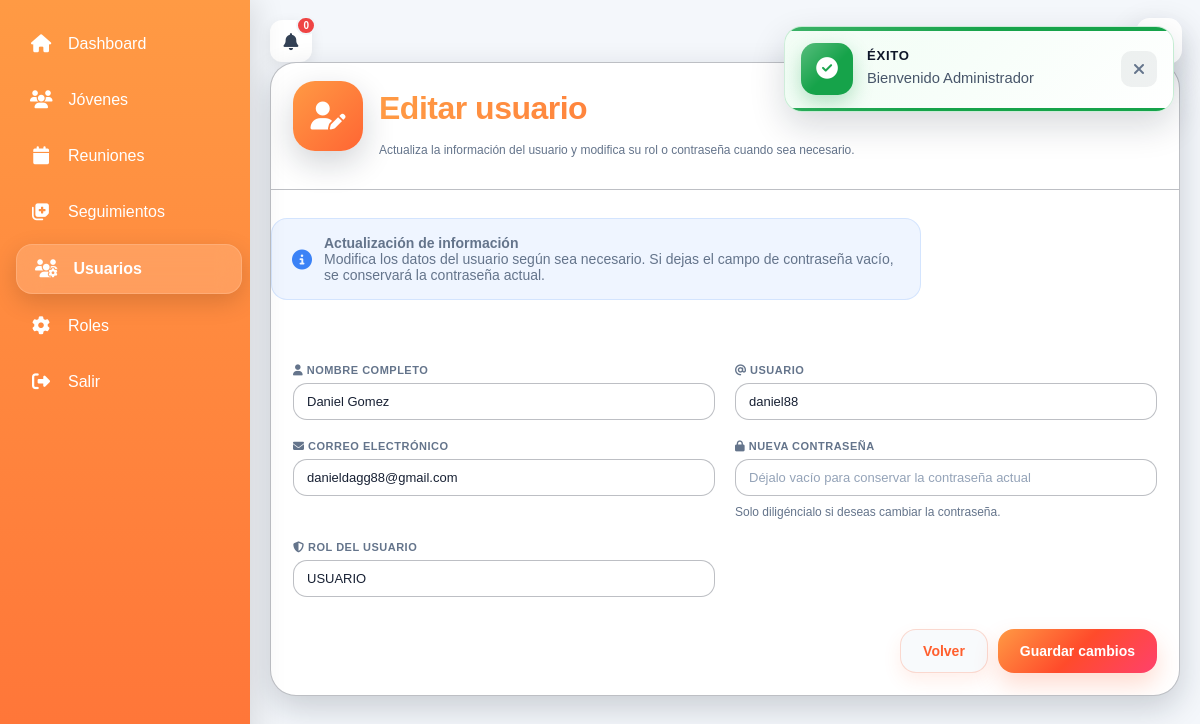
The page /views/usuarios/editar.php?id=4 (signed in) on the database its author committed.
### tables this page shows
CREATE TABLE `usuarios` (
  `id` int(11) NOT NULL,
  `nombre` varchar(100) NOT NULL,
  `usuario` varchar(50) NOT NULL,
  `correo` varchar(150) DEFAULT NULL,
  `password` varchar(255) NOT NULL,
  `rol_id` int(11) NOT NULL,
  `activo` tinyint(1) DEFAULT 1,
  `fecha_creacion` timestamp NOT NULL DEFAULT current_timestamp()
);

CREATE TABLE `roles` (
  `id` int(11) NOT NULL,
  `nombre` varchar(50) DEFAULT NULL,
  `descripcion` text DEFAULT NULL
);

### services/usuarioService.php (called while the page is built, shortened)
<?php
function obtenerConsultaUsuarios(): string
{
    return "
        SELECT
            u.id,
            u.nombre,
            u.usuario,
            u.correo,
            u.password,
            u.rol_id,
            u.activo,
            u.fecha_creacion,
            r.nombre AS rol_nombre
        FROM usuarios u
        INNER JOIN roles r
            ON r.id = u.rol_id
    ";
}
function obtenerUsuarioPorId(
    PDO $pdo,
    int $id
): array|false
{
    $sql = obtenerConsultaUsuarios() . "
        WHERE u.id = :id
        LIMIT 1
    ";
    $stmt = $pdo->prepare($sql);
    $stmt->execute([
        ':id' => $id
    ]);
    return $stmt->fetch(PDO::FETCH_ASSOC);
}
function obtenerRolPorId(
    PDO $pdo,
    int $rolId
): array|false
{
    $stmt = $pdo->prepare("
        SELECT
            id,
            nombre
        FROM roles
        WHERE id = :id
        LIMIT 1
    ");
    $stmt->execute([
        ':id' => $rolId
    ]);
    return $stmt->fetch(PDO::FETCH_ASSOC);
}
function esRolAdministrador(
    PDO $pdo,
    int $rolId
): bool
{
    $rol = obtenerRolPorId(
        $pdo,
        $rolId
    );
    return in_array(
        mb_strtolower(trim($rol['nombre'])),
        [
            'admin',
            'administrador'
        ],
        true
    );
}
function esAdministradorPrincipal(
    PDO $pdo,
    int $usuarioId
): bool
{
    $usuario = obtenerUsuarioPorId(
        $pdo,
        $usuarioId
    );
    return esRolAdministrador(
        $pdo,
        (int) $usuario['rol_id']
    );
}
function puedeGestionarUsuario(
    PDO $pdo,
    int $usuarioActualId,
    int $usuarioDestinoId
): bool
{
    if (
        esAdministradorPrincipal(
            $pdo,
            $usuarioDestinoId
        )
    ) {
        return false;
    }
    return true;
}

### views/usuarios/editar.php (the view, shortened to what this page needs)
<?php
require_once __DIR__ . '/../../config/bootstrap.php';
require_once __DIR__ . '/../../services/usuarioService.php';
$id = (int) (
    $_GET['id'] ?? 0
);
$usuario = obtenerUsuarioPorId(
    $pdo,
    $id
);
$esAdministradorPrincipal =
    esAdministradorPrincipal(
        $pdo,
        $id
    );
$usuarioId = usuarioId();
$esMiCuenta =
    $usuarioId === $id;
$puedeGestionar =
    puedeGestionarUsuario(
        $pdo,
        $usuarioId,
        $id
    );
$roles = $pdo->query("
    SELECT
        id,
        nombre
    FROM roles
    ORDER BY nombre ASC
")->fetchAll(PDO::FETCH_ASSOC);
require_once "../../includes/header.php";
?>
<div class="form-card">
    <div class="form-header">
        <div class="form-header-icon">
            <i class="fa-solid fa-user-pen"></i>
        </div>
        <div class="form-header-content">
            <h1 class="form-title">
                Editar usuario
            </h1>
            <p class="form-subtitle">
                Actualiza la información del usuario y modifica su rol o contraseña cuando sea necesario.
            </p>
        </div>
    </div>
    <div class="form-info">
        <i class="fa-solid fa-circle-info"></i>
        <div>
            <strong>
                Actualización de información
            </strong>
            <p>
                Modifica los datos del usuario según sea necesario.
                Si dejas el campo de contraseña vacío, se conservará
                la contraseña actual.
            </p>
        </div>
    </div>
    <form
        action="../../controllers/usuarioController.php"
        method="POST"
        class="form"
        autocomplete="off"
    >
        <div class="form-grid">
            <div class="form-group">
                <label class="form-label">
                    <i class="fa-solid fa-user"></i>
                    Nombre completo
                </label>
                <input
                    type="text"
                    name="nombre"
                    class="form-input"
                    value="<?= htmlspecialchars($usuario['nombre']) ?>"
                    required
                >
            </div>
            <div class="form-group">
                <label class="form-label">
                    <i class="fa-solid fa-at"></i>
                    Usuario
                </label>
                <input
                    type="text"
                    name="usuario"
                    class="form-input"
                    value="<?= htmlspecialchars($usuario['usuario']) ?>"
                    autocomplete="off"
                    required
                >
            </div>
            <div class="form-group">
                <label class="form-label">
                    <i class="fa-solid fa-envelope"></i>
                    Correo electrónico
                </label>
                <input
                    type="email"
                    name="correo"
                    class="form-input"
                    value="<?= htmlspecialchars($usuario['correo']) ?>"
                    autocomplete="email"
                    required
                >
            </div>
            <div class="form-group">
                <label class="form-label">
                    <i class="fa-solid fa-lock"></i>
                    Nueva contraseña
                </label>
                <input
                    type="password"
                    name="password"
                    class="form-input"
                    placeholder="Déjalo vacío para conservar la contraseña actual"
                    autocomplete="new-password"
                >
                <small class="form-help">
                    Solo diligéncialo si deseas cambiar la contraseña.
                </small>
            </div>
            <div class="form-group">
                <label class="form-label">
                    <i class="fa-solid fa-shield-halved"></i>
                    Rol del usuario
                </label>
                <?php if (
                    $esAdministradorPrincipal
                    &&
                    !$esMiCuenta
                ): ?>
                    <input
                        type="text"
                        class="form-input"
                        value="<?= htmlspecialchars($usuario['rol_nombre']) ?>"
                        readonly
                    >
                    <input
                        type="hidden"
                        name="rol_id"
                        value="<?= (int) $usuario['rol_id'] ?>"
                    >
                    <small class="form-help">
                        El rol del Administrador Principal no puede modificarse.
                    </small>
                <?php else: ?>
                    <select
                        name="rol_id"
                        class="form-select"
                        required
                    >
                        <?php foreach ($roles as $rol): ?>
                            <option
                                value="<?= (int) $rol['id'] ?>"
                                <?=
                                (int) $usuario['rol_id'] === (int) $rol['id']
                                    ? 'selected'
                                    : ''
                                ?>
                            >
                                <?= htmlspecialchars($rol['nombre']) ?>
                            </option>
                        <?php endforeach; ?>
                    </select>
                <?php endif; ?>
            </div>
        </div>
        <div class="form-actions">
            <a
                href="<?= BASE_URL ?>/views/usuarios/index.php"
                class="btn btn-back"
            >
                Volver
            </a>
            <button
                type="submit"
                class="btn btn-primary"
            >
                Guardar cambios
            </button>
        </div>
    </form>
</div>
</div>
<?php
require_once "../../includes/footer.php";
?>

### rows shown on the page
usuarios: nombre "Daniel Gomez", usuario "daniel88", correo "danieldagg88@gmail.com", rol_id "USUARIO"

### other values the page prints
$totalNotificaciones "0"
$mensaje "Bienvenido Administrador"
